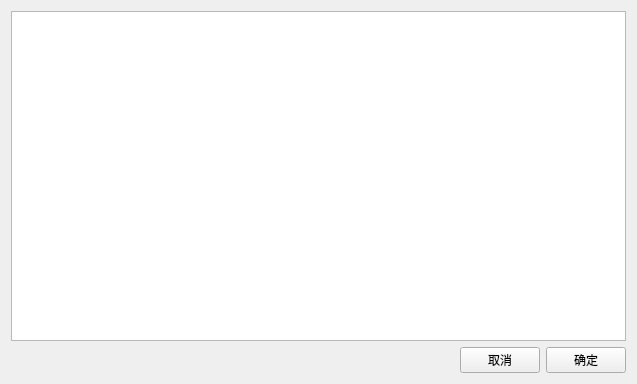
<?xml version="1.0" encoding="UTF-8"?>
<ui version="4.0">
 <class>CognitionWidget</class>
 <widget class="QWidget" name="CognitionWidget">
  <property name="geometry">
   <rect>
    <x>0</x>
    <y>0</y>
    <width>637</width>
    <height>384</height>
   </rect>
  </property>
  <property name="windowTitle">
   <string>认知水平</string>
  </property>
  <layout class="QGridLayout" name="gridLayout">
   <item row="0" column="0">
    <widget class="QTableView" name="tableView">
     <property name="showGrid">
      <bool>false</bool>
     </property>
    </widget>
   </item>
   <item row="1" column="0">
    <layout class="QHBoxLayout" name="horizontalLayout">
     <item>
      <spacer name="horizontalSpacer_2">
       <property name="orientation">
        <enum>Qt::Horizontal</enum>
       </property>
       <property name="sizeHint" stdset="0">
        <size>
         <width>40</width>
         <height>20</height>
        </size>
       </property>
      </spacer>
     </item>
     <item>
      <widget class="QPushButton" name="cancelButton">
       <property name="text">
        <string>取消</string>
       </property>
      </widget>
     </item>
     <item>
      <widget class="QPushButton" name="okButton">
       <property name="text">
        <string>确定</string>
       </property>
      </widget>
     </item>
    </layout>
   </item>
  </layout>
 </widget>
 <resources/>
 <connections/>
</ui>
